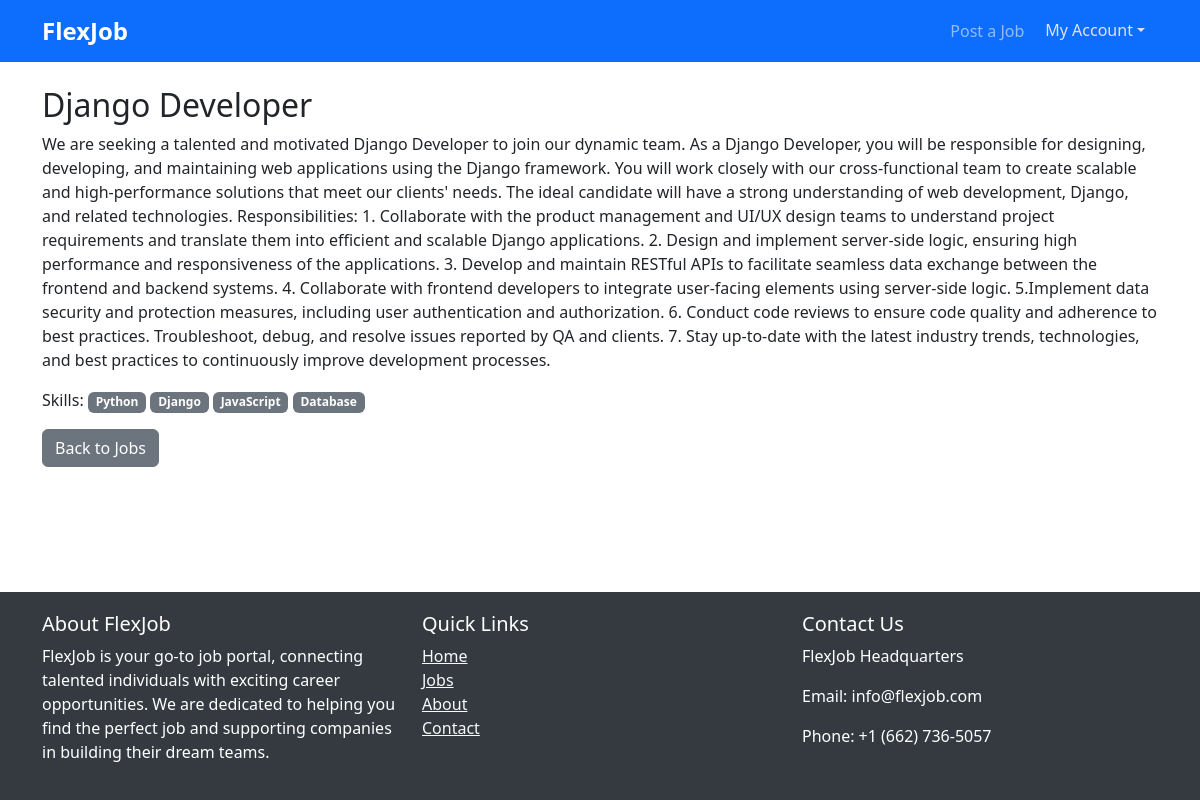
/jobs/1/ (signed in), run on the app's committed database.
### app_core/models.py (models this page shows, shortened)
class JobPost(models.Model):
    recruiter = models.ForeignKey(RecruiterProfile, on_delete=models.CASCADE)
    title = models.CharField(max_length=255)
    openings = models.PositiveIntegerField()
    category = models.ForeignKey(Category, on_delete=models.CASCADE)
    description = models.TextField()
    skill_set = models.ManyToManyField(Skill)
    posted_at = models.DateTimeField(auto_now_add=True)
    updated_at = models.DateTimeField(auto_now=True)

class Skill(models.Model):
    name = models.CharField(max_length=50, unique=True)

### app_core/views.py (the view)
# urls.py: path('jobs/<int:pk>/', job_detail, name='job_detail'),
@login_required
def job_detail(request, pk):
    job = get_object_or_404(JobPost, pk=pk)
    return render(request, 'job_detail.html', {'job': job})

### app_core/templates/job_detail.html (shortened to what this page needs)
{% extends 'base.html' %}
{% block content %}
    <div class="container mt-4">
        <h2>{{ job.title }}</h2>
        <p>{{ job.description }}</p>
        <div class="skills-badges">Skills:
            {% for skill in job.skill_set.all %}
                <p class="badge bg-secondary ">{{ skill.name }}</p>
            {% endfor %}
        </div>
        <a href="{% url 'jobs' %}" class="btn btn-secondary">Back to Jobs</a>
    </div>
{% endblock %}

### app_core/templates/base.html (style rules this page uses)
body { display: flex; flex-direction: column; min-height: 100vh; }

### data on the page
JobPost: title "Django Developer", description "We are seeking a talented and motivated Django Developer to join our dynamic team. As a Django Developer, you will be responsible for designing, developing, and maintaining web applications using the Django framework. You will work closely with our cross-functional team to create scalable and high-performance solutions that meet our clients' needs. The ideal candidate will have a strong understanding of web development, Django, and related technologies. Responsibilities: 1. Collaborate with the product management and UI/UX design teams to understand project requirements and translate them into efficient and scalable Django applications. 2. Design and implement server-side logic, ensuring…"
Skill: name "Python"
Skill: name "Django"
Skill: name "JavaScript"
Skill: name "Database"
